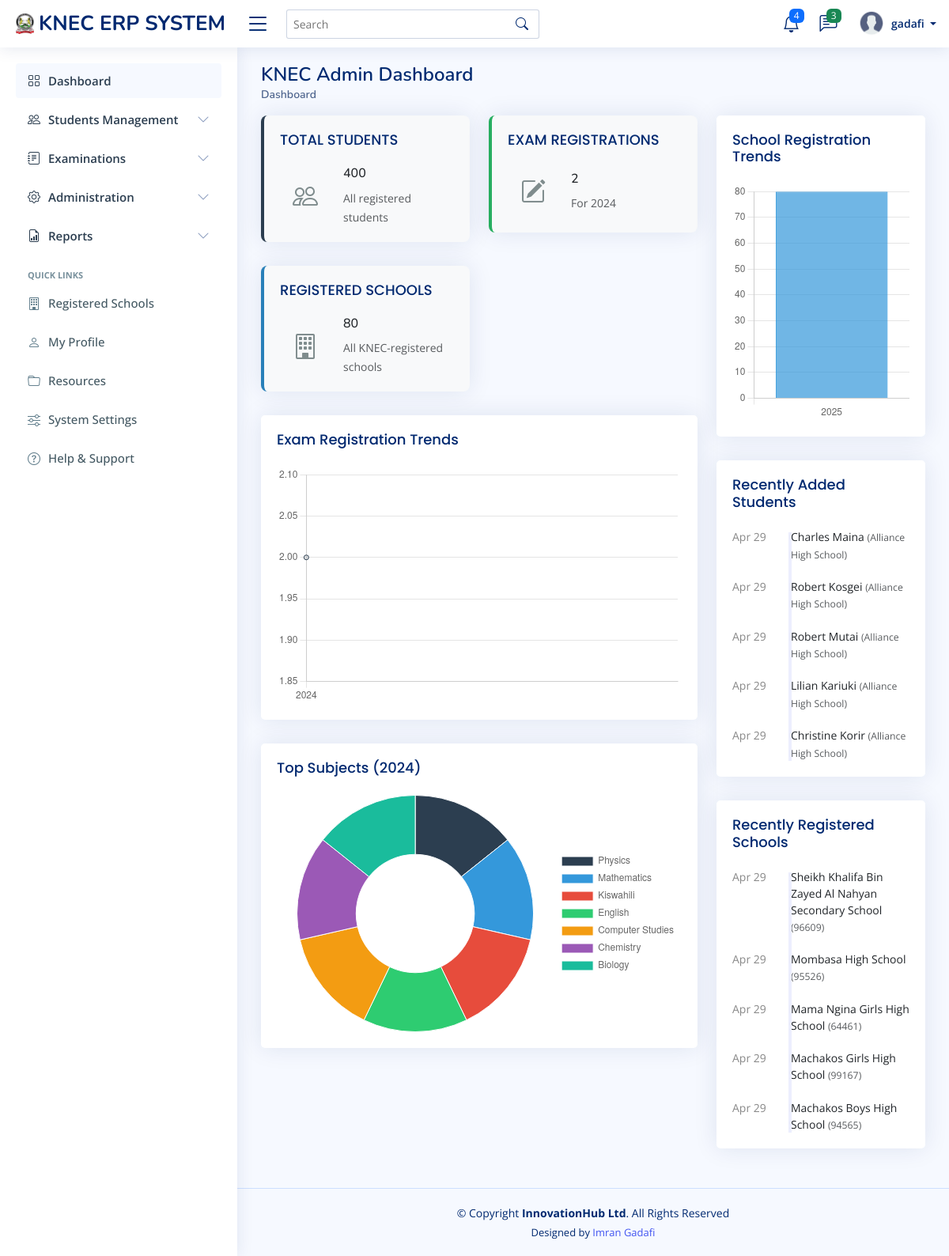
The page /knec/ (signed in) on the database as committed earlier.
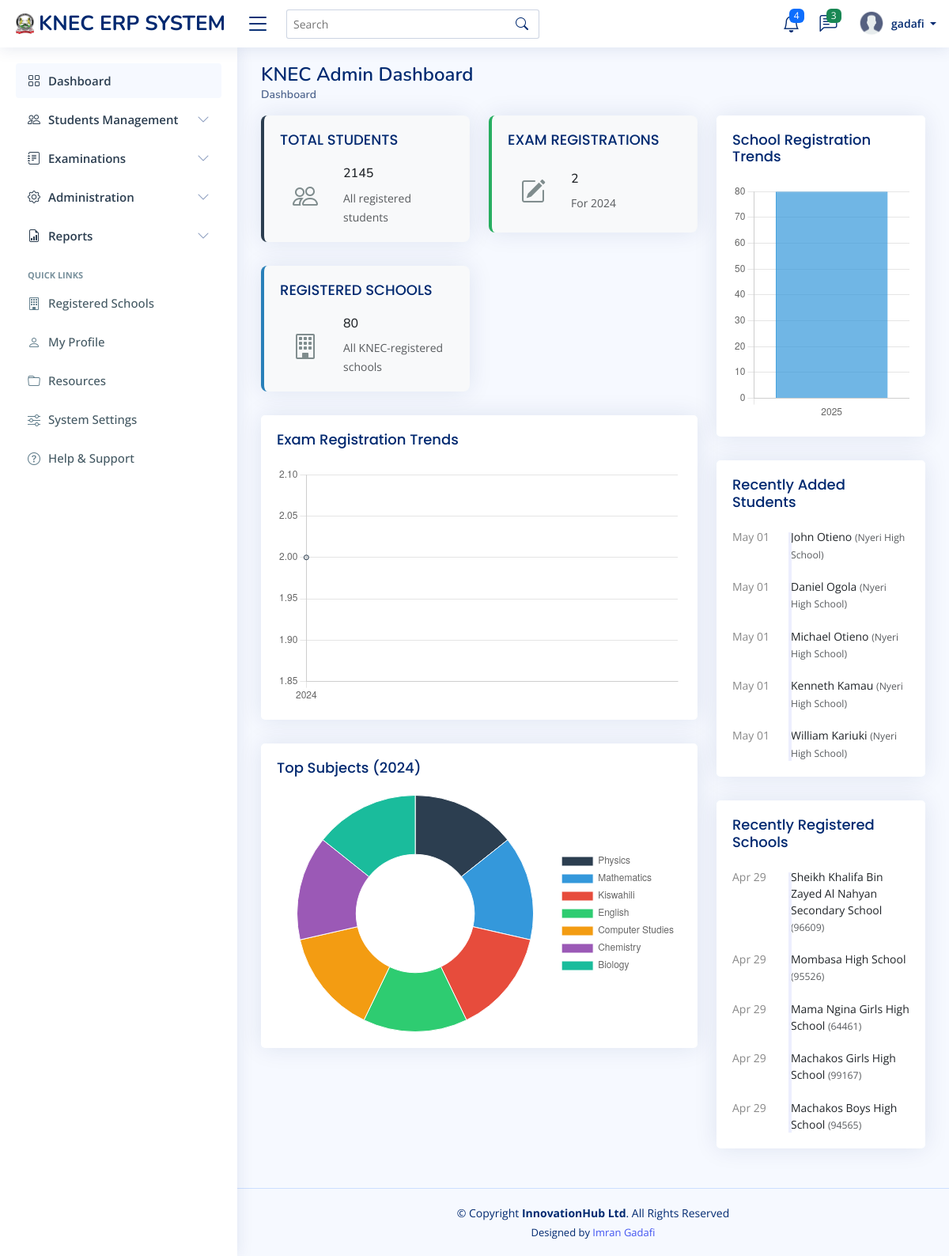
The same page on the database as committed later.
### exam_portal/models.py (models this page shows, shortened)
class Student(models.Model):
    GENDER_CHOICES = [
        ('M', 'Male'),
        ('F', 'Female'),
    ]
    first_name = models.CharField(max_length=100)
    middle_name = models.CharField(max_length=100, blank=True)
    last_name = models.CharField(max_length=100)
    birth_date = models.DateField()
    birth_certificate_number = models.CharField(max_length=20, blank=True, null=True)
    gender = models.CharField(max_length=1, choices=GENDER_CHOICES)
    nationality = models.CharField(max_length=50, default='Kenyan')
    county_of_origin = models.CharField(max_length=50)
    sub_county = models.CharField(max_length=50)
    passport_photo = models.ImageField(upload_to='student_photos/', blank=True, null=True)
    disability = models.CharField(max_length=100, blank=True, null=True)
    disability_description = models.TextField(blank=True, null=True)
    school = models.ForeignKey('School', on_delete=models.CASCADE, related_name='students')
    index_number = models.CharField(max_length=20, unique=True) # for kcse purpose format schoolcode/001/year for examination
    admision_number = models.CharField(max_length=20, null=True)
    admission_date = models.DateField()
    current_class = models.CharField(max_length=20)  # e.g., Form 1, Form 2, etc.
    house = models.CharField(max_length=50, blank=True, null=True)  # For boarding schools
    is_boarder = models.BooleanField(default=False)
    email = models.EmailField(blank=True, null=True)
    phone_number = models.CharField(max_length=15, blank=True, null=True)
    postal_address = models.CharField(max_length=100, blank=True, null=True)
    residential_address = models.TextField(blank=True, null=True)
    previous_school = models.CharField(max_length=100, blank=True, null=True)
    kcpe_year = models.PositiveIntegerField(blank=True, null=True)
    kcpe_index = models.CharField(max_length=20, blank=True, null=True)
    kcpe_marks = models.PositiveIntegerField(blank=True, null=True)
    created_at = models.DateTimeField(auto_now_add=True)
    updated_at = models.DateTimeField(auto_now=True)
    is_active = models.BooleanField(default=True)

class School(models.Model):
    SCHOOL_TYPE_CHOICES = [
        ('PUBLIC', 'Public'),
        ('PRIVATE', 'Private'),
        ('EXTRA_COUNTY', 'Extra County'),
        ('NATIONAL', 'National'),
        ('INTERNATIONAL', 'International')
    ]
    SCHOOL_CATEGORY_CHOICES = [
        ('BOYS', 'Boys Only'),
        ('GIRLS', 'Girls Only'),
        ('MIXED', 'Mixed')
    ]
    name = models.CharField(max_length=200)
    knec_code = models.CharField(max_length=20, unique=True)
    registration_number = models.CharField(max_length=50, unique=True)
    special_code = models.CharField(max_length=100, blank=True, null=True , unique=True)
    school_type = models.CharField(max_length=20, choices=SCHOOL_TYPE_CHOICES)
    category = models.CharField(max_length=10, choices=SCHOOL_CATEGORY_CHOICES)
    registration_date = models.DateField()
    established_date = models.DateField()
    motto = models.CharField(max_length=100, blank=True, null=True)
    mission = models.TextField(blank=True, null=True)
    vision = models.TextField(blank=True, null=True)
    county = models.CharField(max_length=100)
    sub_county = models.CharField(max_length=100)
    ward = models.CharField(max_length=100, blank=True, null=True)
    postal_address = models.CharField(max_length=100)
    physical_address = models.TextField()
    gps_coordinates = models.CharField(max_length=50, blank=True, null=True)
    website = models.URLField(blank=True, null=True)
    phone_number = models.CharField(max_length=15)
    alternative_phone = models.CharField(max_length=15, blank=True, null=True)
    email = models.EmailField(blank=True, null=True)
    principal_name = models.CharField(max_length=100)
    principal_phone = models.CharField(max_length=15)
    principal_email = models.EmailField(blank=True, null=True)
    principal_tsc_number = models.CharField(max_length=20, blank=True, null=True)
    curriculum = models.CharField(max_length=100, default='8-4-4')  # or CBC
    number_of_streams = models.PositiveIntegerField(default=1)
    is_active = models.BooleanField(default=True)
    last_inspection_date = models.DateField(blank=True, null=True)
    created_at = models.DateTimeField(auto_now_add=True)
    updated_at = models.DateTimeField(auto_now=True)

### exam_portal/views.py (the view)
# urls.py: path('knec/', views.knec_dashboard, name='knec_dashboard'),
def knec_dashboard(request):
    if not request.user.is_authenticated or request.user.user_type != 3:
        return redirect('login')  # Or appropriate permission denied view
    current_exam_year = ExamYear.objects.filter(is_current=True).first()
    total_students = Student.objects.count()
    total_schools = School.objects.count()
    if current_exam_year:
        registered_students = ExamRegistration.objects.filter(
            exam_year=current_exam_year
        ).count()
    else:
        registered_students = 0
    registration_trends = ExamRegistration.objects.annotate(
        year=F('exam_year__year')
    ).values('year').annotate(
        count=Count('id')
    ).order_by('year')
    years = []
    counts = []
    for trend in registration_trends:
        years.append(str(trend['year']))
        counts.append(trend['count'])
    if not years:
        years = ['2022', '2023', '2024']
        counts = [0, 0, 0]
    school_trends = School.objects.annotate(
        year=ExtractYear('created_at')
    ).values('year').annotate(
        count=Count('id')
    ).order_by('year')
    school_years = []
    school_counts = []
    for trend in school_trends:
        school_years.append(str(trend['year']))
        school_counts.append(trend['count'])
    if current_exam_year:
        subject_distribution = SubjectRegistration.objects.filter(
            registration__exam_year=current_exam_year
        ).values(
            'subject__name'
        ).annotate(
            count=Count('id')
        ).order_by('-count')[:10]  # Top 10 subjects
    else:
        subject_distribution = []
    subject_names = []
    subject_counts = []
    for subject in subject_distribution:
        subject_names.append(subject['subject__name'])
        subject_counts.append(subject['count'])
    latest_students = Student.objects.select_related('school').order_by('-created_at')[:5]
    latest_schools = School.objects.order_by('-created_at')[:5]
    context = {
        'total_students': total_students,
        'registered_students': registered_students,
        'total_schools': total_schools,
        'current_exam_year': current_exam_year.year if current_exam_year else "N/A",
        'registration_years': json.dumps(years),
        'registration_counts': json.dumps(counts),
        'school_years': json.dumps(school_years),
        'school_counts': json.dumps(school_counts),
        'subject_names': json.dumps(subject_names),
        'subject_counts': json.dumps(subject_counts),
        'latest_students': latest_students,
        'latest_schools': latest_schools,
        'page_title': 'KNEC Admin Dashboard',
    }
    return render(request, 'dashboards/knec_dashboard.html', context)

### templates/dashboards/knec_dashboard.html (shortened to what the changed rows need)
{% extends "base/base.html" %}
{% load static %}
{% block content %}
<div class="pagetitle">
    <h1>KNEC Admin Dashboard</h1>
</div>
<section class="section dashboard">
    <div class="row">
      <div class="col-lg-8">
        <div class="row">
          <div class="col-xxl-4 col-md-6">
            <div class="card knec-card knec-primary">
              <div class="card-body">
                <div class="d-flex align-items-center">
                  <div class="ps-3">
                    <h6>{{ total_students }}</h6>
                    <span class="text-muted small">All registered students</span>
                  </div>
                </div>
              </div>
            </div>
          </div>
        </div>
      </div>
      <div class="col-lg-4">
        <div class="card">
          <div class="card-body">
            <div class="activity">
              {% for student in latest_students %}
              <div class="activity-item d-flex">
                <div class="activite-label">{{ student.created_at|date:"M d" }}</div>
                <div class="activity-content">
                  {{ student.first_name }} {{ student.last_name }}
                  <small class="text-muted">({{ student.school.name }})</small>
                </div>
              </div>
              {% endfor %}
            </div>
          </div>
        </div>
        <div class="card">
          <div class="card-body">
            <div class="activity">
              {% for school in latest_schools %}
              <div class="activity-item d-flex">
                <div class="activite-label">{{ school.created_at|date:"M d" }}</div>
                <div class="activity-content">
                  {{ school.name }}
                  <small class="text-muted">({{ school.knec_code }})</small>
                </div>
              </div>
              {% endfor %}
            </div>
          </div>
        </div>
      </div>
    </div>
</section>
<script>
// Registration Trends Chart
document.addEventListener("DOMContentLoaded", () => {
    const ctx = document.getElementById('registrationTrendChart').getContext('2d');
    new Chart(ctx, {
        type: 'line',
        data: {
            labels: JSON.parse('{{ registration_years|safe }}'),
            datasets: [{
                label: 'Exam Registrations',
                data: JSON.parse('{{ registration_counts|safe }}'),
                borderColor: '#2c3e50',
                backgroundColor: 'rgba(44, 62, 80, 0.1)',
                tension: 0.3,
                fill: true
            }]
        },
        options: {
            responsive: true,
            maintainAspectRatio: false,
            plugins: {
                legend: {
                    display: false
                }
            }
        }
    });
    // School Trends Chart
    const schoolCtx = document.getElementById('schoolTrendChart').getContext('2d');
    new Chart(schoolCtx, {
        type: 'bar',
        data: {
            labels: JSON.parse('{{ school_years|safe }}'),
            datasets: [{
                label: 'Schools Registered',
                data: JSON.parse('{{ school_counts|safe }}'),
                backgroundColor: 'rgba(52, 152, 219, 0.7)',
                borderColor: 'rgba(52, 152, 219, 1)',
                borderWidth: 1
            }]
        },
        options: {
            responsive: true,
            maintainAspectRatio: false,
            plugins: {
                legend: {
                    display: false
                }
            }
        }
    });
    // Subject Distribution Chart
    const subjectCtx = document.getElementById('subjectDistributionChart').getContext('2d');
    new Chart(subjectCtx, {
        type: 'doughnut',
        data: {
            labels: JSON.parse('{{ subject_names|safe }}'),
            datasets: [{
                data: JSON.parse('{{ subject_counts|safe }}'),
                backgroundColor: [
                    '#2c3e50', '#3498db', '#e74c3c', '#2ecc71', '#f39c12',
                    '#9b59b6', '#1abc9c', '#d35400', '#34495e', '#7f8c8d'
                ],
                borderWidth: 1
            }]
        },
        options: {
            responsive: true,
            maintainAspectRatio: false,
            plugins: {
                legend: {
                    position: 'right'
                }
            }
        }
    });
});
</script>
{% endblock %}

Rows that differ between the two databases and show on the page:
no longer on this page (row unchanged): Student: created_at "Apr 29", first_name "Charles", last_name "Maina", school.name "Alliance High School"
no longer on this page (row unchanged): Student: created_at "Apr 29", first_name "Robert", last_name "Kosgei", school.name "Alliance High School"
no longer on this page (row unchanged): Student: created_at "Apr 29", first_name "Robert", last_name "Mutai", school.name "Alliance High School"
no longer on this page (row unchanged): Student: created_at "Apr 29", first_name "Lilian", last_name "Kariuki", school.name "Alliance High School"
no longer on this page (row unchanged): Student: created_at "Apr 29", first_name "Christine", last_name "Korir", school.name "Alliance High School"
added Student: created_at "May 01", first_name "John", last_name "Otieno", school.name "Nyeri High School"
added Student: created_at "May 01", first_name "Daniel", last_name "Ogola", school.name "Nyeri High School"
added Student: created_at "May 01", first_name "Michael", last_name "Otieno", school.name "Nyeri High School"
added Student: created_at "May 01", first_name "Kenneth", last_name "Kamau", school.name "Nyeri High School"
added Student: created_at "May 01", first_name "William", last_name "Kariuki", school.name "Nyeri High School"
Other text that changed with them:
{{ total_students }}: "400" → "2145"
